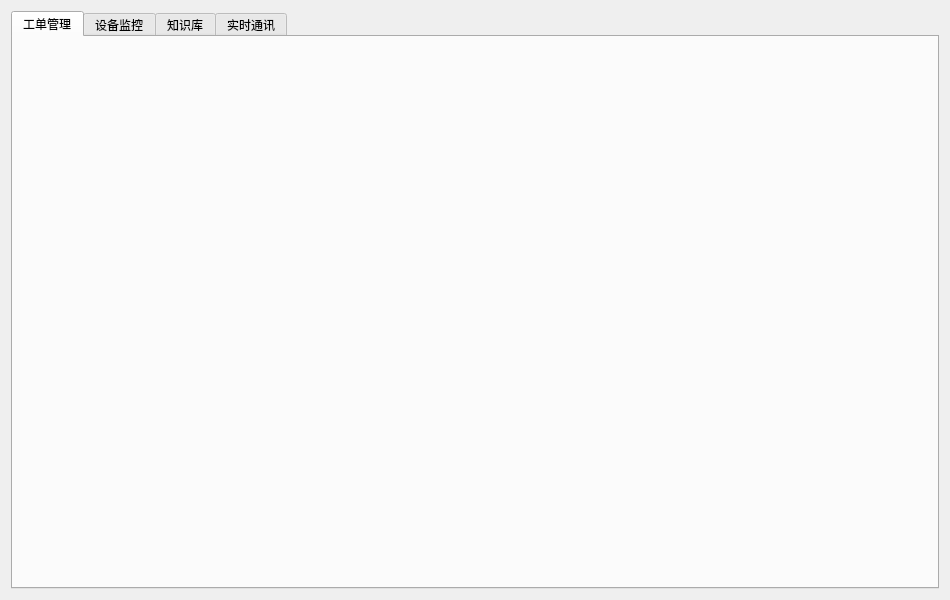
<?xml version="1.0" encoding="UTF-8"?>
<ui version="4.0">
 <class>ClientFactory</class>
 <widget class="QWidget" name="ClientFactory">
  <property name="geometry">
   <rect>
    <x>0</x>
    <y>0</y>
    <width>950</width>
    <height>600</height>
   </rect>
  </property>
  <property name="windowTitle">
   <string>工厂端主界面</string>
  </property>
  <layout class="QVBoxLayout" name="verticalLayout">
   <item>
    <widget class="QTabWidget" name="tabWidget">
     <property name="currentIndex">
      <number>0</number>
     </property>
     <widget class="QWidget" name="tabWorkorders">
      <attribute name="title">
       <string>工单管理</string>
      </attribute>
      <layout class="QVBoxLayout" name="verticalLayoutTabWorkorders"/>
     </widget>
     <widget class="QWidget" name="tabDevices">
      <attribute name="title">
       <string>设备监控</string>
      </attribute>
      <layout class="QVBoxLayout" name="verticalLayoutTabDevices"/>
     </widget>
     <widget class="QWidget" name="tabKnowledge">
      <attribute name="title">
       <string>知识库</string>
      </attribute>
      <layout class="QVBoxLayout" name="verticalLayoutTabKnowledge"/>
     </widget>
     <widget class="QWidget" name="tabRealtime">
      <attribute name="title">
       <string>实时通讯</string>
      </attribute>
      <layout class="QVBoxLayout" name="verticalLayoutTabRealtime"/>
     </widget>
    </widget>
   </item>
  </layout>
 </widget>
 <resources/>
 <connections/>
</ui>
